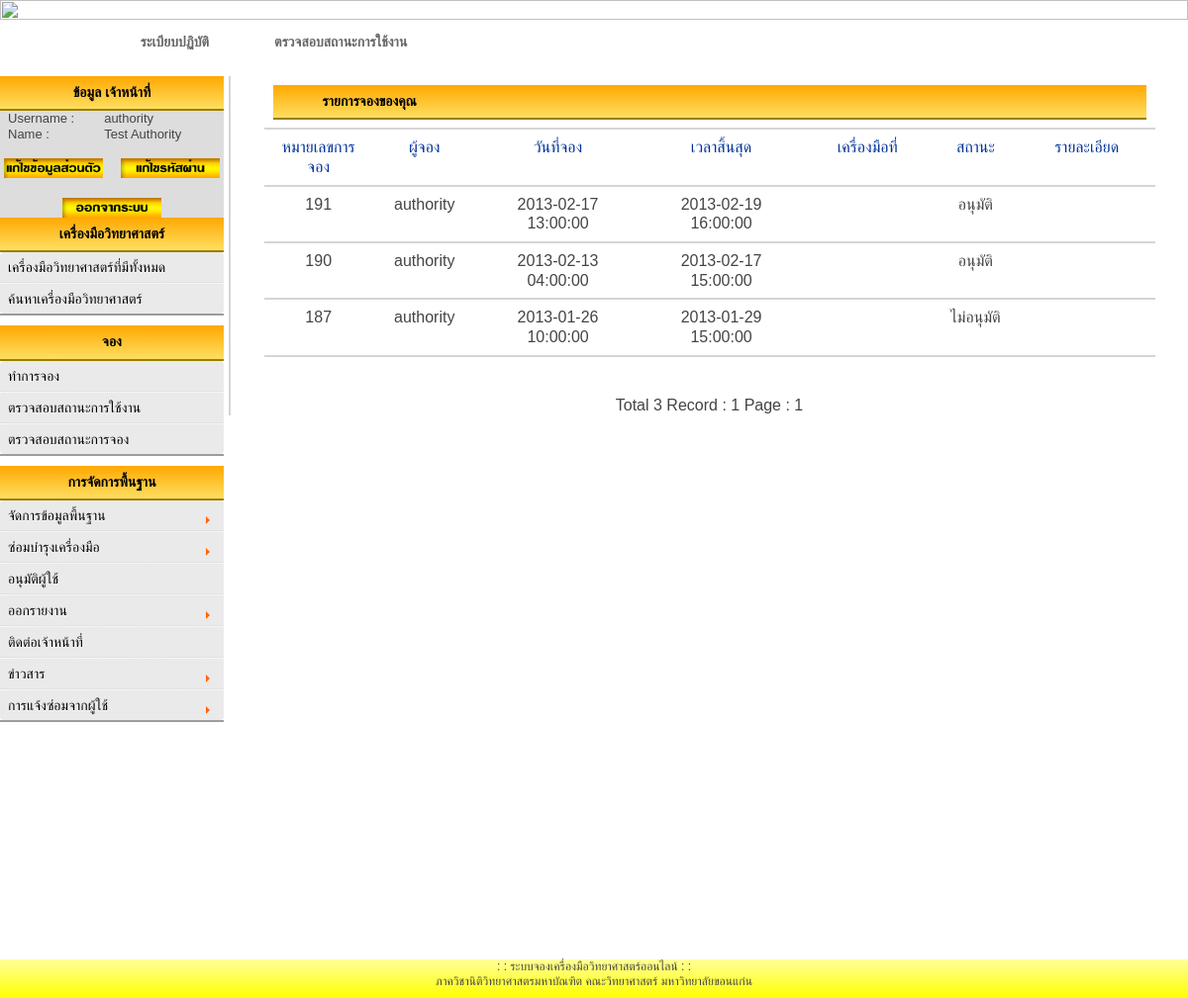
The app's page /authority/CheckReserve-Au.php (signed in) with its own data.
### tables this page shows
CREATE TABLE IF NOT EXISTS `reserve` (
  `ID` int(20) NOT NULL AUTO_INCREMENT,
  `Description` longtext NOT NULL,
  `user_id` varchar(10) NOT NULL,
  `DurableArticleSetId` varchar(20) NOT NULL,
  `status` varchar(255) NOT NULL DEFAULT 'pending' COMMENT 'status: pending, checking, approved, non-approved',
  `Date` datetime NOT NULL,
  `end_date` datetime NOT NULL,
  `group_id` int(11) NOT NULL,
  `show` tinyint(1) NOT NULL DEFAULT '1',
  `TimeAdd` timestamp NOT NULL DEFAULT CURRENT_TIMESTAMP,
  PRIMARY KEY (`ID`)
);

CREATE TABLE IF NOT EXISTS `user` (
  `UserId` int(5) NOT NULL AUTO_INCREMENT,
  `UserName` varchar(50) NOT NULL,
  `Password` varchar(20) NOT NULL,
  `UserFullname` varchar(50) NOT NULL,
  `UserSex` varchar(5) NOT NULL,
  `UserAddress` varchar(150) NOT NULL,
  `UserPhone` varchar(11) NOT NULL,
  `UserEmail` varchar(150) NOT NULL,
  `UserSSID` varchar(13) NOT NULL,
  `UserStatus` varchar(20) NOT NULL DEFAULT 'user' COMMENT 'status: user, ADMIN, authority, authority-apply',
  `Active` varchar(10) NOT NULL DEFAULT 'No' COMMENT 'Active : Yes,No,NoApply',
  `Detail` varchar(300) NOT NULL,
  `FacultyId` varchar(10) NOT NULL,
  `DepartmentId` varchar(10) NOT NULL,
  `BranchId` varchar(10) NOT NULL,
  PRIMARY KEY (`UserId`),
  UNIQUE KEY `UserName` (`UserName`)
);

### authority/CheckReserve-Au.php (the view, shortened to what this page needs)
    <html>
<head>
<link href="table1.css" rel="stylesheet" type="text/css">
<link href="styles_menu.css" rel="stylesheet" type="text/css">
<link href="text1.css" rel="stylesheet" type="text/css" />
<link href="styles_head.css" rel="stylesheet" type="text/css">
<link rel="stylesheet" href="style.css" />
<link href="smooth-php-cal.css" rel="stylesheet" />
</head>
<?php include('h2.php'); ?>
<td width="900" rowspan="8" align="center" valign="top">   <div id="content">
<?php
$strSQL = "SELECT * FROM reserve WHERE user_id = '".$_SESSION['UserId']."' ";
$objQuery = mysql_query($strSQL) or die ("Error Query [".$strSQL."]");
$Num_Rows = mysql_num_rows($objQuery);
$Per_Page = 10;
$Page = $_GET["Page"];
if(!$_GET["Page"])
{
	$Page=1;
}
$Page_Start = (($Per_Page*$Page)-$Per_Page);
if($Num_Rows<=$Per_Page)
{
	$Num_Pages =1;
}
$strSQL .=" order  by group_id DESC LIMIT $Page_Start , $Per_Page";
$objQuery  = mysql_query($strSQL);
?>
<table width="900" border="0"  id="box-table-a">
  <tr>
<td colspan="9"> <div id="head_content">
	  รายการจองของคุณ </div></td>
</tr>
  <tr>
    <th width="190"> <div align="center">หมายเลขการจอง </div></th>
    <th width="150"> <div align="center">ผู้จอง </div></th>
    <th width="350"> <div align="center">วันที่จอง </div></th>
    <th width="350"> <div align="center">เวลาสิ้นสุด </div></th>
    <th width="300"> <div align="center">เครื่องมือที่ </div></th>
	    <th width="150"> <div align="center">สถานะ </div></th>
    <th width="300"> <div align="center">รายละเอียด </div></th
  </tr>
<?php
while($objResult = mysql_fetch_array($objQuery))
{
?>
  <tr>
    <td><div align="center"><?php echo $objResult["ID"];?></div></td>
<?php
$facid = $objResult["user_id"];
	$strSQL2 = "SELECT UserName FROM user WHERE UserId =' ".$facid." ' ";
	$objQuery2 = mysql_query($strSQL2) or die ("Error Query [".$strSQL2."]");
	while($objResult2 = mysql_fetch_array($objQuery2))
	{
	?>
		<td><div align="center"><?php echo $objResult2["UserName"];?></div></td>
<?php
	}
	?>
    <td align="center"><?php echo$objResult["Date"];?></td>
    <td><div align="center"><?php echo $objResult["end_date"];?></div></td>
    <td align="center">
	</td>
	    <td align="center">
             <?php if($objResult['status'] == 'pending') {echo รอการอนุมัติ ;} else
			 if($objResult['status'] == 'approved') { echo อนุมัติ ; } else
            if($objResult['status'] == 'reject') echo ไม่อนุมัติ;
              ?>
		</td>
</td>
    <td align="left">
	</td>
  </tr>
<?php
}
?>
</table>
<br><br>
Total <?php echo $Num_Rows;?> Record : <?php echo $Num_Pages;?> Page :
<?php
for($i=1; $i<=$Num_Pages; $i++){
	if($i != $Page)
	{
		echo "[ <a href='$_SERVER[SCRIPT_NAME]?Page=$i'>$i</a> ]";
	}
	else
	{
		echo "<b> $i </b>";
	}
}
?>
<tr>
    <td BGCOLOR="DDDDDD"><center><form name="form1" method="post" action="../check_login.php">
  <table border="0" style="width: 210px">
    <?php
	$strSQL = "SELECT * FROM user WHERE UserId = '".$_SESSION['UserId']."' ";
	$objQuery = mysql_query($strSQL);
	$objResult = mysql_fetch_array($objQuery);
?>
<?php include('userbuttom.php'); ?>
<?php include('footer.php'); ?>
</body>
</html>

### authority/userbuttom.php
  <tbody>
      <tr  >
        <td><FONT SIZE="2" COLOR="">Username :</FONT></td>
        <td><FONT SIZE="2" COLOR=""><?php echo $objResult["UserName"];?></FONT>
        </td>
      </tr>
      <tr>
        <td><FONT SIZE="2" COLOR="">Name : </FONT></td>
        <td><FONT SIZE="2" COLOR=""><?php echo $objResult["UserFullname"];?></FONT>
        </td>
      </tr>
    </tbody>
  </table><br>
<a href="edit_profile.php"><IMG SRC="../images/edit_profile.png" WIDTH="100" HEIGHT="20" BORDER="0" ALT=""></a> &nbsp; &nbsp;
<a href="edit_password.php"><IMG SRC="../images/password.png" WIDTH="100" HEIGHT="20" BORDER="0" ALT=""></a>
<br><br>
<a href="logout.php"><IMG SRC="../images/logout.png" WIDTH="100" HEIGHT="20" BORDER="0" ALT=""></a>
<br>
</form></td>
  </tr>

### authority/table1.css (style rules this page uses)
body { line-height: 1.6em; }
#box-table-a { font-size: 16px; text-align: left; border-collapse: collapse; }
#box-table-a th { font-size: 16px; font-weight: normal; padding: 8px; border-top: 2px solid #ff9900; border-bottom: 2px solid #d5d5d5; color: #039; }
#box-table-a td { padding: 8px; color: #black; border-top: 1px solid transparent; border-right: 1px solid transparent; border-left: 1px solid transparent; border-bottom: 2px solid #d5d5d5; }

### authority/text1.css (style rules this page uses)
body { margin-left: 0px; margin-top: 0px; margin-right: 0px; margin-bottom: 0px; text-align: center; margin:auto; clear: both; <body topmargin="0" leftmargin="0" rightmargin="0" > }
a:link { color: #000; }
#content { margin:0 0 0 5; clear: both; font-size: 16px; border-left: 2px solid #d5d5d5; padding: 8 8 8 8 px; }
#head_content { background: -webkit-gradient(linear, left top, left bottom, from(#ffa801), to(#fedf61)); font-size: 14px; font-weight: bold; padding: 8 10 8 50px; border-bottom: solid 2px #9c7e04; color:#000; }

### authority/style.css (style rules this page uses)
html, body, div, span, object, iframe, h1, h2, h3, h4, h5, h6, p, blockquote, pre, abbr, address, cite, code, del, dfn, em, img, ins, kbd, q, samp, small, strong, sub, sup, var, b, i, dl, dt, dd, ol, ul, li, fieldset, form, label, legend, table, caption, tbody, tfoot, thead, tr, th, td, article, aside, canvas, details, figcaption, figure, footer, header, hgroup, menu, nav, section, summary, time, mark, audio, video { margin: 0; padding: 0; font-size: 100%; font: inherit; vertical-align: baseline; }
table { border-collapse: collapse; border-spacing: 0; }
body { font:13px/1.231 sans-serif; *font-size:small; }
html { overflow-y: scroll; }
strong, th { font-weight: bold; }
td { vertical-align: top; }
a:link { -webkit-tap-highlight-color: #FF5E99; }
body, select, input, textarea { color: #444; }

### authority/smooth-php-cal.css (style rules this page uses)
* { padding : 0; margin : 0; }

### authority/CheckReserve-Au.php (style rules this page uses)
a { text-decoration:none; }

### records on screen
reserve: ID "191", Date "2013-02-17 13:00:00", end_date "2013-02-19 16:00:00"
user: UserName "authority", UserFullname "Test Authority"
reserve: ID "190", Date "2013-02-13 04:00:00", end_date "2013-02-17 15:00:00"
reserve: ID "187", Date "2013-01-26 10:00:00", end_date "2013-01-29 15:00:00"

### other values on screen
$Num_Rows "3"
$Num_Pages "1"
